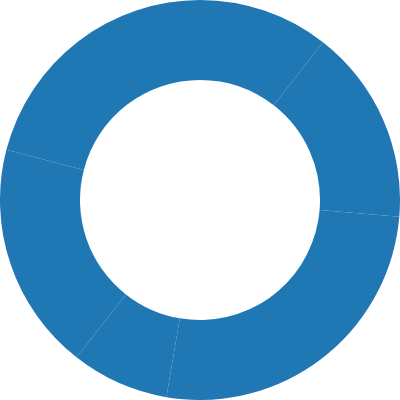

Express this chart as Vega-Lite.
### Vega specification from a JSON file in a GitHub repository (floating-point values rounded to 4 significant figures)
{"$schema": "https://vega.github.io/schema/vega/v3.0.json", "width": 200, "height": 200, "autosize": "none", "signals": [{"name": "startAngle", "value": 0, "bind": {"input": "range", "min": 0, "max": 6.29, "step": 0.01}}, {"name": "endAngle", "value": 6.29, "bind": {"input": "range", "min": 0, "max": 6.29, "step": 0.01}}, {"name": "padAngle", "value": 0, "bind": {"input": "range", "min": 0, "max": 0.1}}, {"name": "innerRadius", "value": 60, "bind": {"input": "range", "min": 0, "max": 90, "step": 1}}, {"name": "cornerRadius", "value": 0, "bind": {"input": "range", "min": 0, "max": 10, "step": 0.5}}, {"name": "sort", "value": false, "bind": {"input": "checkbox"}}], "data": [{"name": "table", "values": [{"field": 4}, {"field": 6}, {"field": 10}, {"field": 3}, {"field": 7}, {"field": 8}], "transform": [{"type": "pie", "field": "field", "startAngle": {"signal": "startAngle"}, "endAngle": {"signal": "endAngle"}, "sort": {"signal": "sort"}}]}], "scales": [{"name": "color", "type": "ordinal", "range": {"scheme": "category20"}}], "marks": [{"type": "arc", "from": {"data": "table"}, "encode": {"enter": {"fill": {"scale": "color", "field": "_id"}, "x": {"signal": "width / 2"}, "y": {"signal": "height / 2"}}, "update": {"startAngle": {"field": "startAngle"}, "endAngle": {"field": "endAngle"}, "padAngle": {"signal": "padAngle"}, "innerRadius": {"signal": "innerRadius"}, "outerRadius": {"signal": "width / 2"}, "cornerRadius": {"signal": "cornerRadius"}}}}]}
